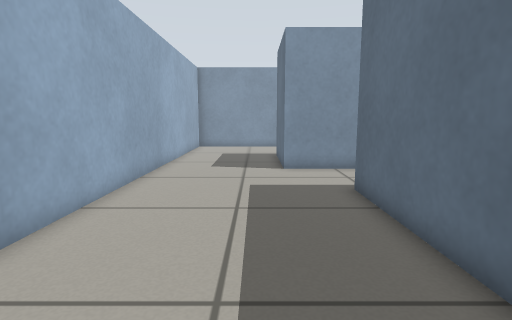
[1] (above)

16 first-person views from a walk through a robot-simulator world made for Gazebo. The camera is 0.57 m above the floor, tilts 8° down and sees 80° across. The floor is counted in squares, 0.25 m on a side. Each view is taken from the middle of a square. On the plan, view 1 faces up. The plan holds only what a view shows up to about 18 squares ahead; the rest is blank.

[2]
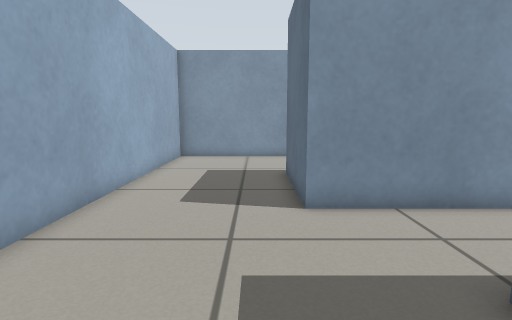

[3]
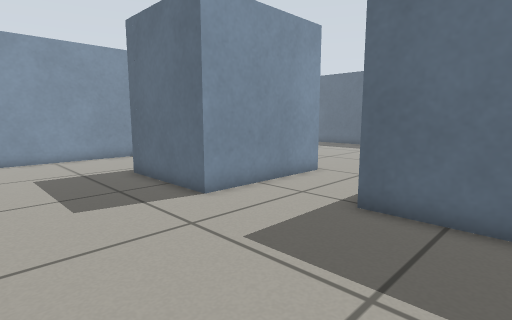

[4]
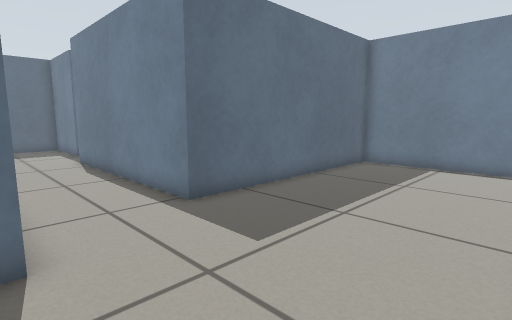

[5]
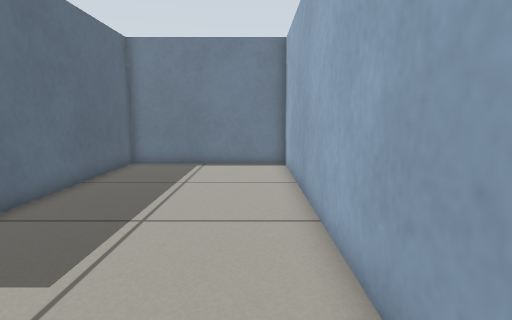

[6]
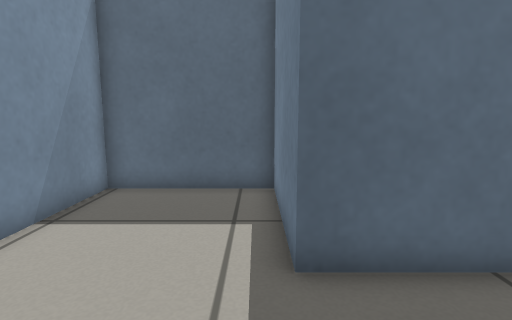

[7]
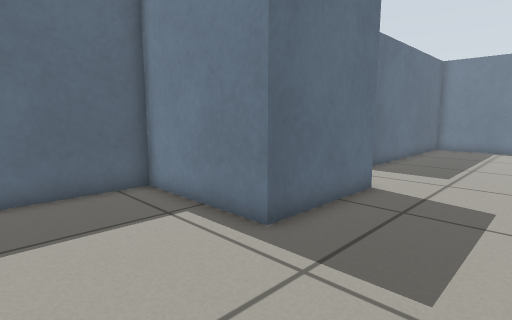

[8]
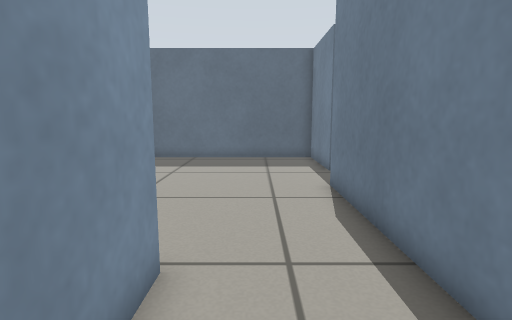

[9]
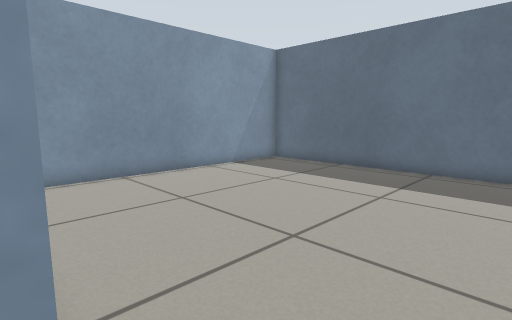

[10]
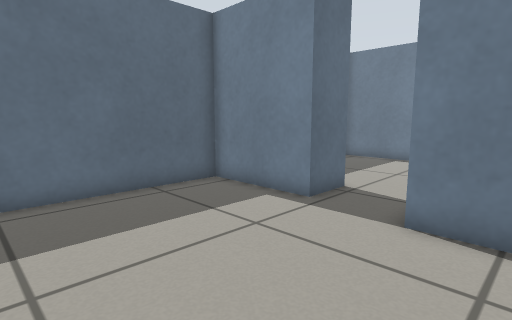

[11]
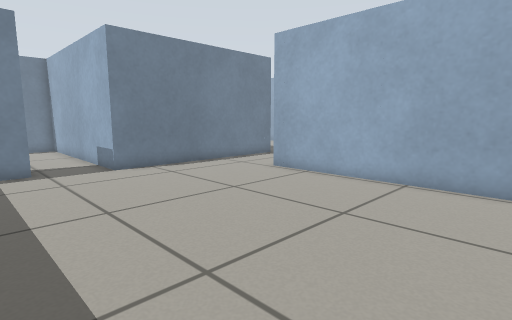

[12]
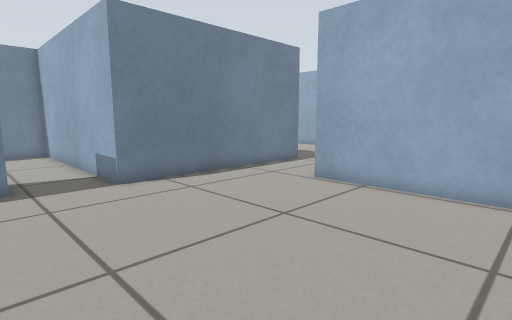

[13]
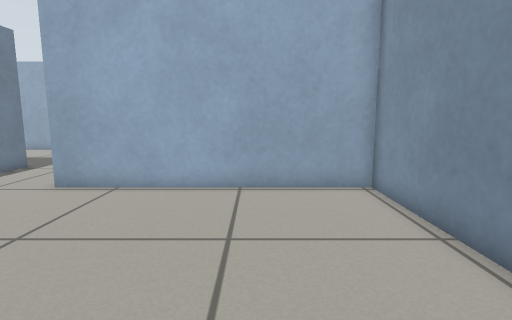

[14]
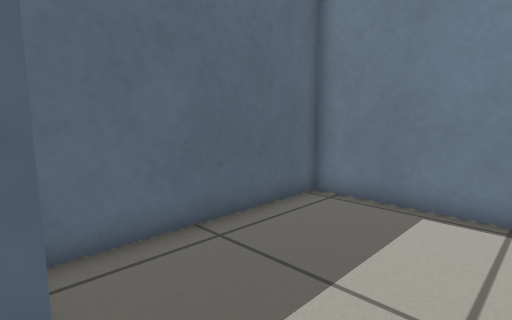

[15]
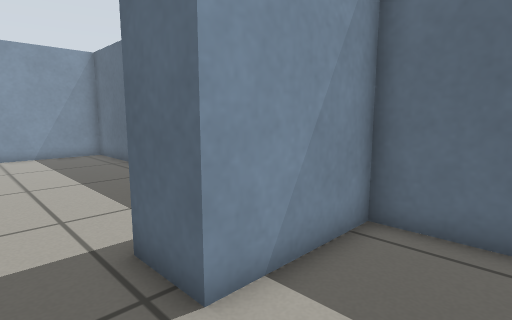

[16]
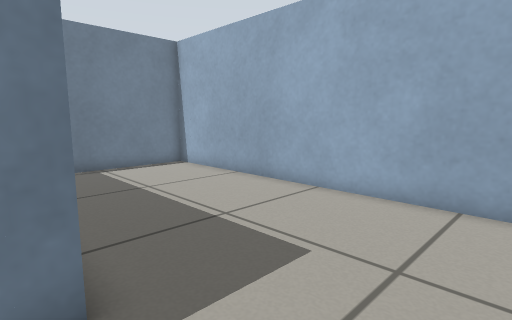

### Floor plan
Points are (right, up) in squares from view 1. A wall is a line through its corners. A room is listed if a view was taken in it or the views show most of it. See-through windows are left out.
Room 1 (views 1, 2, 3, 4, 5, 6, 7, 8, 9, 16)
walls: (7.2, 13.4) (1.2, 13.4) (1.2, 18.4) (6.6, 18.4) (6.6, 23.8) (-4.4, 23.8) (-4.4, -1) (3.1, -1) (3.1, 9.5) (8.6, 9.5)
ways out: opening at (8.8, 11.5) to room 2
Room 2 (views 10, 11, 12, 13, 14)
walls: (8.6, 9.5) (13.1, 9.5) (13.1, 5.5); (16, 6.8) (16, 8.8) (20.4, 8.8) (20.4, 23.8) (7.2, 23.8) (7.2, 13.4)
ways out: opening at (8.8, 11.5) to room 1; opening at (14.5, 6.5) to room 3
Room 3 (view 15)
walls: (13.1, 5.5) (13.1, -1) (20.4, -1) (20.4, 6.8) (16, 6.8)
ways out: opening at (14.5, 6.5) to room 2

Positions as (right, up) in squares from view 1, and headings:
1: (0, 0), facing up
2: (0, 6), facing up
3: (-4, 6), facing up-right
4: (-4, 14), facing down-right
5: (-3, 14), facing down
6: (-3, 19), facing right
7: (-3, 23), facing down-right
8: (3, 12), facing right
9: (7, 12), facing up-right
10: (11, 16), facing down-right
11: (18, 23), facing down-left
12: (17, 20), facing down-left
13: (17, 20), facing left
14: (15, 7), facing down-right
15: (14, 4), facing up-right
16: (4, 13), facing down-left
